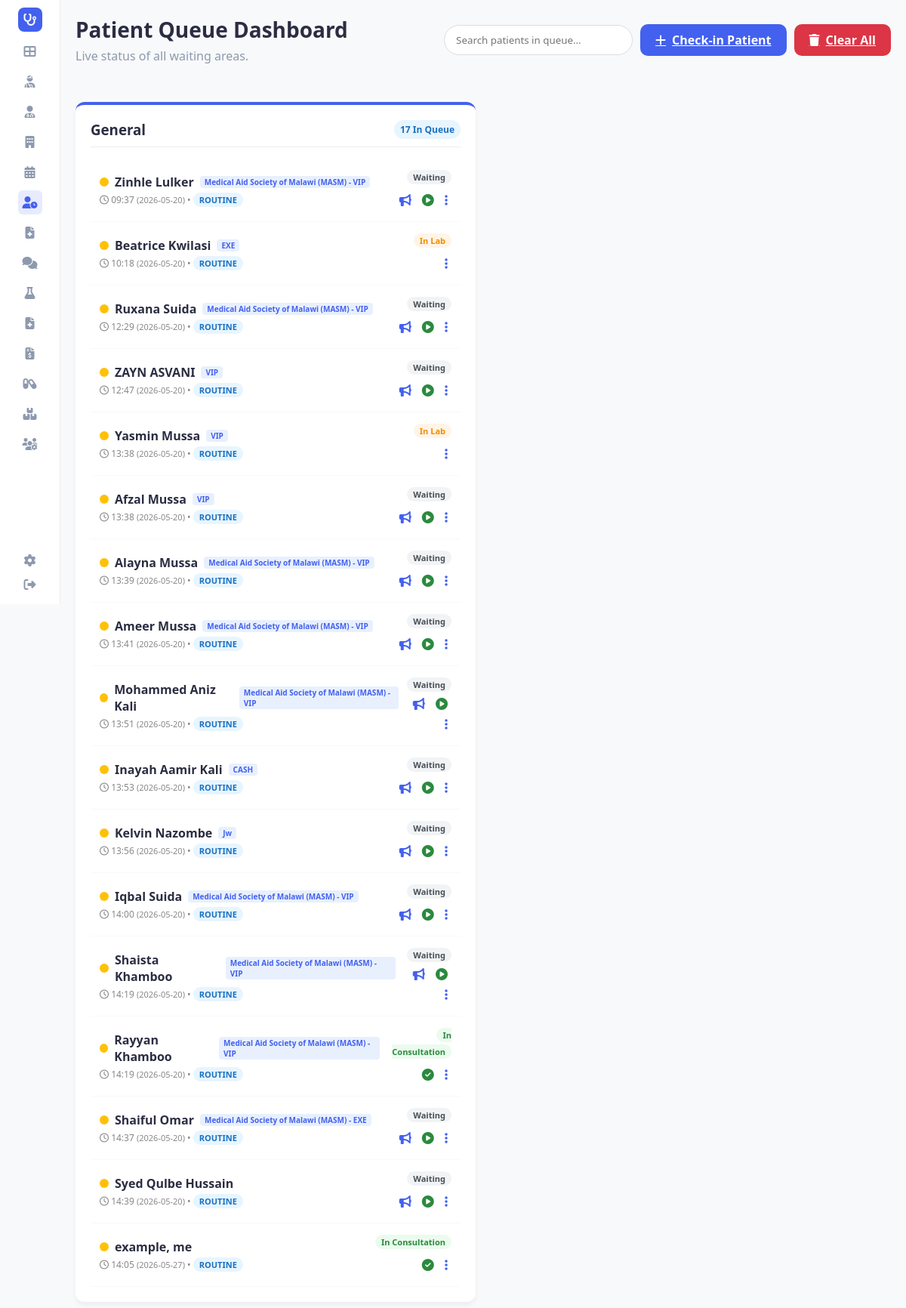
/queue (signed in), run on an earlier commit of the app's database.
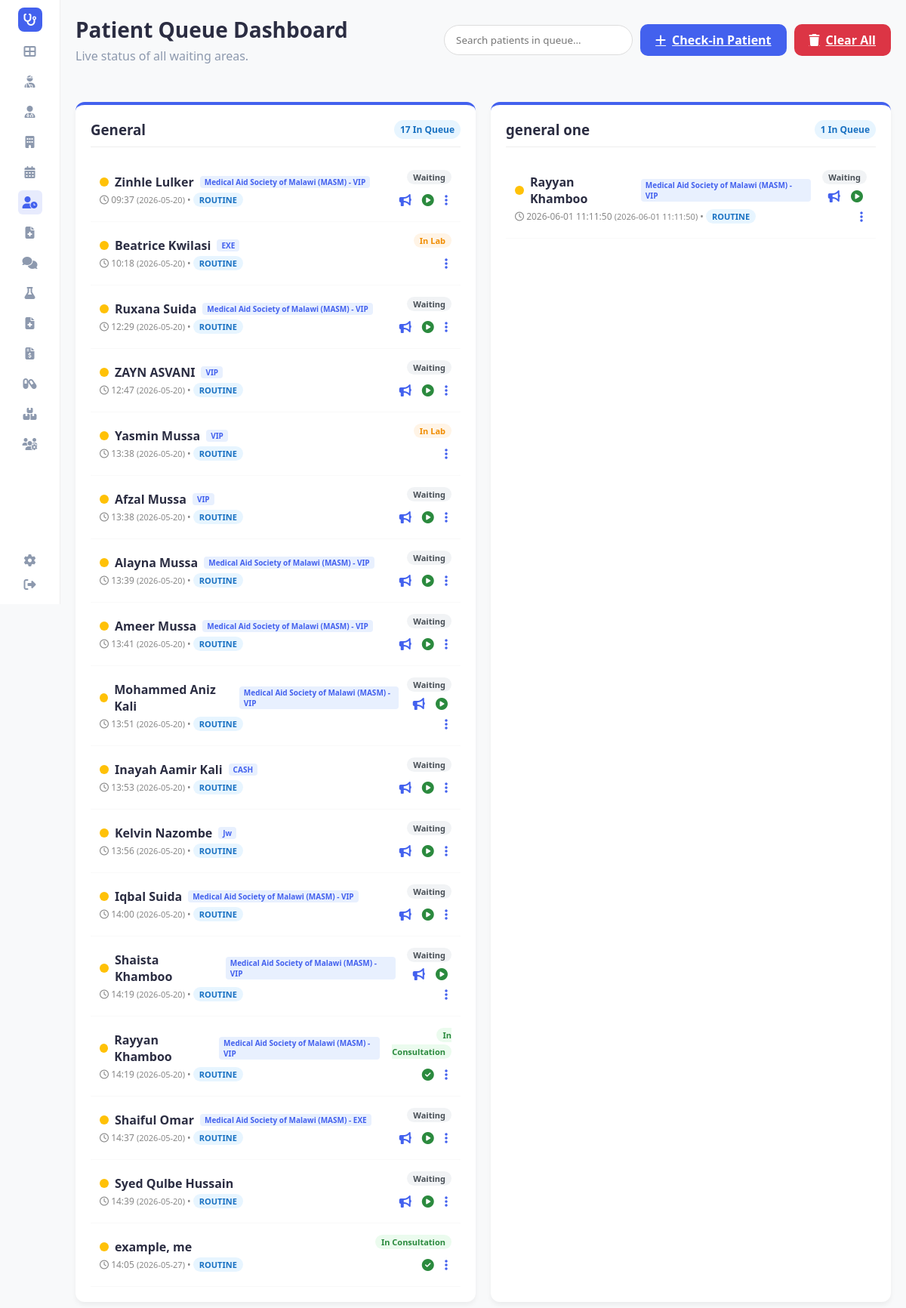
And on a later commit of the database.
### tables this page shows
CREATE TABLE queue (
                queue_id TEXT PRIMARY KEY,
                patient_id TEXT,
                patient_name TEXT,
                doctor_id TEXT,
                status TEXT,
                priority TEXT,
                arrival_time TEXT,
                estimated_wait TEXT,
                department TEXT,
                visit_reason TEXT,
                special_category TEXT,
                check_in_time TEXT,
                assigned_doctor_id TEXT,
                doctor_name TEXT,
                triage_level TEXT,
                date_added TEXT,
                vitals TEXT,
                assigned_nurse_id TEXT,
                last_called_time TEXT,
                requeued_count INTEGER,
                notes TEXT
            , is_deleted INTEGER DEFAULT 0, deleted_at TEXT);

CREATE TABLE patients (
                patient_id TEXT PRIMARY KEY,
                first_name TEXT,
                last_name TEXT,
                date_of_birth TEXT,
                gender TEXT,
                phone TEXT,
                email TEXT,
                address TEXT,
                emergency_contact TEXT,
                blood_group TEXT,
                medical_history TEXT,
                created_date TEXT,
                scheme_provider TEXT,
                scheme_type TEXT
            , is_deleted INTEGER DEFAULT 0, deleted_at TEXT);

CREATE TABLE doctors (
                doctor_id TEXT PRIMARY KEY,
                first_name TEXT,
                last_name TEXT,
                specialty TEXT,
                phone TEXT,
                email TEXT,
                schedule TEXT,
                status TEXT
            , is_deleted INTEGER DEFAULT 0, deleted_at TEXT, is_locum INTEGER DEFAULT 0, locum_name TEXT DEFAULT '');

### app.py (the view)
@app.route('/queue')
def queue_dashboard():
    active_queue = hms.get_active_queue()
    queues_by_dept = {}
    for item in active_queue:
        dept = 'General'
        if item.doctor_id:
            doctor = hms.get_doctor(item.doctor_id)
            if doctor and doctor.specialty:
                dept = doctor.specialty
        if dept not in queues_by_dept:
            queues_by_dept[dept] = []
        queues_by_dept[dept].append(item)
    return render_template('queue/dashboard.html', queue=active_queue, queues_by_dept=queues_by_dept, active_page='queue')

### app.py (called while the page is built)
@app.before_request
def require_login():
    allowed_routes = ['login', 'register', 'static']
    if request.endpoint not in allowed_routes and 'user_id' not in session:
        return redirect(url_for('login'))

@app.context_processor
def inject_user():
    username = session.get('username')
    role = session.get('role')
    unread = 0
    if username:
        unread = hms.get_unread_count(username, role)
    return dict(current_user=username, current_role=role, unread_messages_count=unread, hms=hms)

### database/db_manager.py (called while the page is built)
    def get_connection(self):
        conn = sqlite3.connect(self.db_file)
        conn.row_factory = sqlite3.Row
        return conn

    def get_by_id(self, cls: Type[T], table: str, id_value: str, id_field: str) -> Optional[T]:
        try:
            conn = self.get_connection()
            cursor = conn.cursor()
            cursor.execute(f"SELECT * FROM {table} WHERE {id_field} = ?", (id_value,))
            row = cursor.fetchone()
            conn.close()
            return self._row_to_obj(cls, row) if row else None
        except Exception as e:
            print(f"Error getting from {table}: {e}")
            return None

### templates/queue/dashboard.html (shortened to what the changed rows need)
<!DOCTYPE html>
<html lang="en">
<head>
    <link rel="stylesheet" href="{{ url_for('static', filename='style.css') }}">
    <link rel="stylesheet" href="https://cdnjs.cloudflare.com/ajax/libs/font-awesome/6.4.0/css/all.min.css">
</head>
<body>
    <div class="container">
        <main class="main-content">
            <header class="header">
                <div class="header-left">
                    <h1>Patient Queue Dashboard</h1>
                </div>
            </header>
            <div class="queue-grid">
                {% for dept, items in queues_by_dept.items() %}
                <div class="dept-card">
                    <div class="dept-header">
                        <h3>{{ dept }}</h3>
                        <span class="badge" style="background: #e7f5ff; color: #1971c2;">{{ items|length }} In Queue</span>
                    </div>
                    <div class="patient-list">
                        {% for q in items %}
                        {% set patient = hms.get_patient(q.patient_id) %}
                        <div class="patient-row">
                            <div class="patient-info">
                                <div style="display: flex; align-items: center;">
                                    <span class="triage-dot triage-{{ q.triage_level or '3' }}" title="Triage Level: {{ q.triage_level or '3' }}"></span>
                                    <span style="font-weight: 600;">{{ q.patient_name }}</span>
                                    {% if patient and (patient.scheme_provider or patient.scheme_type) %}
                                    <span style="font-size: 10px; padding: 1px 6px; border-radius: 4px; background: #e8f0fe; color: #4361ee; font-weight: 600; margin-left: 8px;">
                                        {{ patient.scheme_provider or '' }} {% if patient.scheme_provider and patient.scheme_type %}-{% endif %} {{ patient.scheme_type or '' }}
                                    </span>
                                    {% endif %}
                                </div>
                                <div style="font-size: 12px; color: #888; margin-top: 4px;">
                                    <i class="far fa-clock"></i> {{ q.arrival_time }}
                                    {% if q.date_added %}
                                    <span style="font-size: 11px; color: #888; font-weight: 500;">({{ q.date_added }})</span>
                                    {% endif %}
                                    &bull; <span class="priority-badge priority-{{ q.priority }}">{{ q.priority }}</span>
                                </div>
                            </div>
                            <div class="patient-status" style="text-align: right;">
                                <span class="status-badge status-{{ q.status|replace(' ', '') }}">{{ q.status }}</span>
                                <div style="margin-top: 5px;">
                                    {% if q.status == 'Waiting' %}
                                    <a href="{{ url_for('queue_call', queue_id=q.queue_id) }}" class="actions-btn" title="Call Patient"><i class="fas fa-bullhorn"></i></a>
                                    {% endif %}
                                    {% if q.status == 'Calling' or q.status == 'Waiting' %}
                                    <a href="{{ url_for('update_queue_status', queue_id=q.queue_id, status='In Consultation') }}" class="actions-btn" style="color: #2b8a3e;" title="Start Consultation"><i class="fas fa-play-circle"></i></a>
                                    {% endif %}
                                    {% if q.status == 'In Consultation' %}
                                    <a href="{{ url_for('queue_complete', queue_id=q.queue_id) }}" class="actions-btn" style="color: #2b8a3e;" title="Complete"><i class="fas fa-check-circle"></i></a>
                                    {% endif %}
                                    <div style="display: inline-block; position: relative;" class="dropdown">
                                        <button class="actions-btn dropdown-toggle" title="More Actions"><i class="fas fa-ellipsis-v"></i></button>
                                    </div>
                                </div>
                            </div>
                        </div>
                        {% else %}
                        <p style="text-align: center; color: #888; padding: 20px;">No patients in this department.</p>
                        {% endfor %}
                    </div>
                </div>
                {% endfor %}
            </div>
        </main>
    </div>
</body>
</html>

What changed in the data, as far as the page shows it:
now on this page (row unchanged): doctors: specialty "general one", items "1"
added queue: patient_name "Rayyan Khamboo", {{ patient.scheme_provider or '' }} "Medical Aid Society of Malawi (MASM)", {{ patient.scheme_type or '' }} "VIP", arrival_time "2026-06-01 11:11:50", date_added "2026-06-01 11:11:50", priority "ROUTINE", status "Waiting", shown under "general one"
